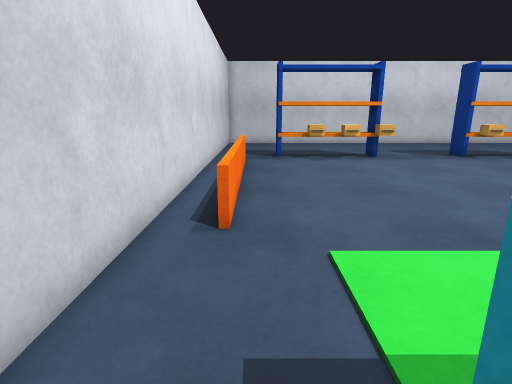
View 1 (above)

22 first-person views from a walk through a Gazebo world. The camera is 1.2 m above the floor, tilts 14° down and sees 80° across. The floor is counted in squares, 0.5 m on a side. Each view is taken from the middle of a square. On the plan, view 1 faces up. The plan holds only what a view shows up to about 18 squares ahead; the rest is blank. The robots in the file are not drawn.

View 2
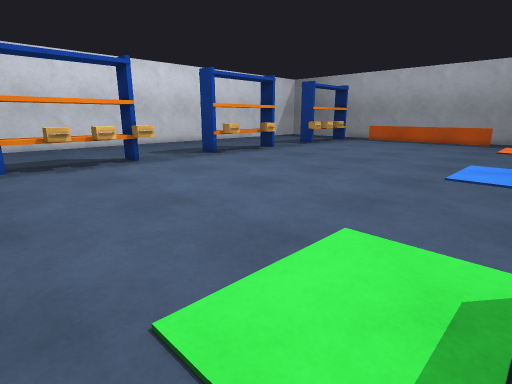

View 3
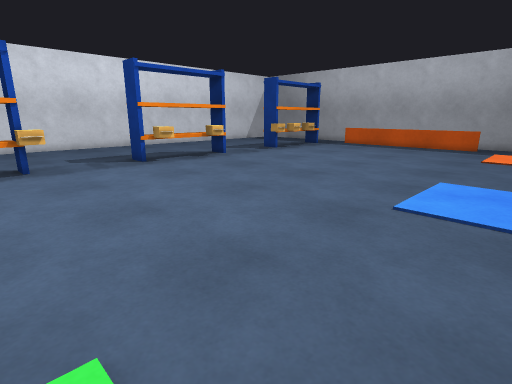

View 4
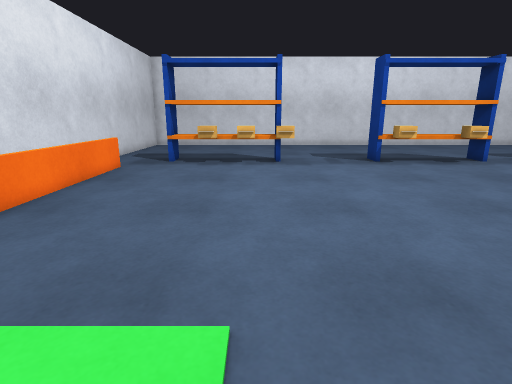

View 5
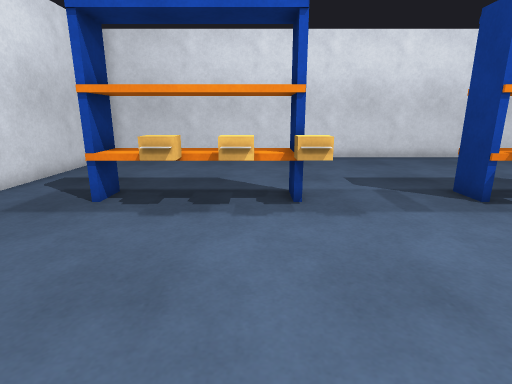

View 6
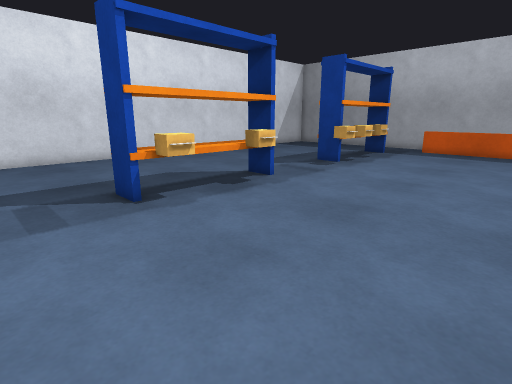

View 7
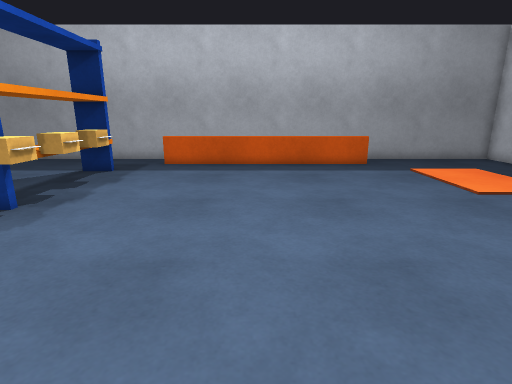

View 8
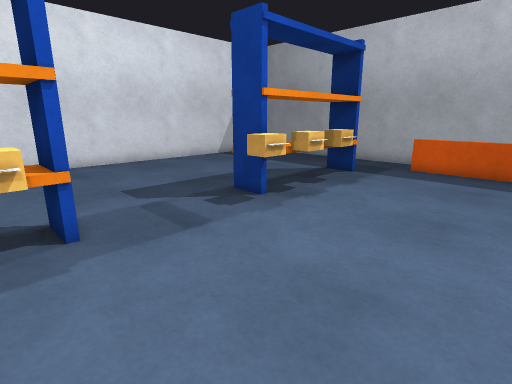

View 9
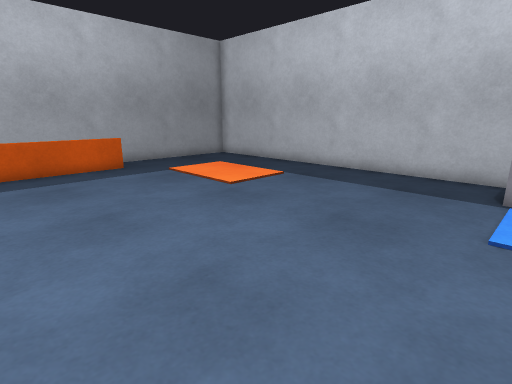

View 10
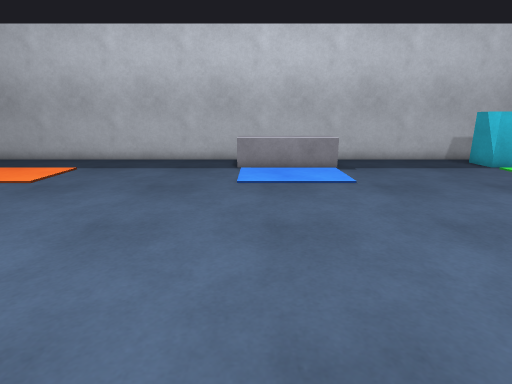

View 11
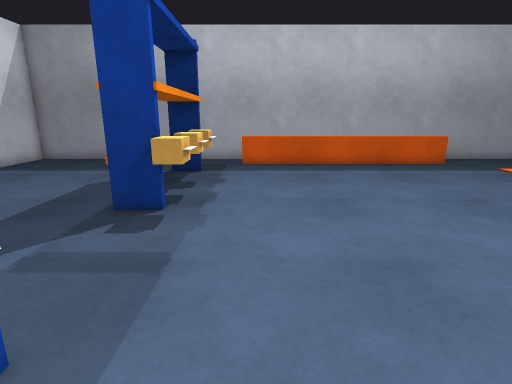

View 12
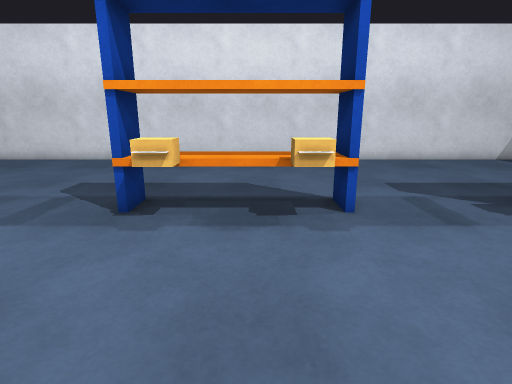

View 13
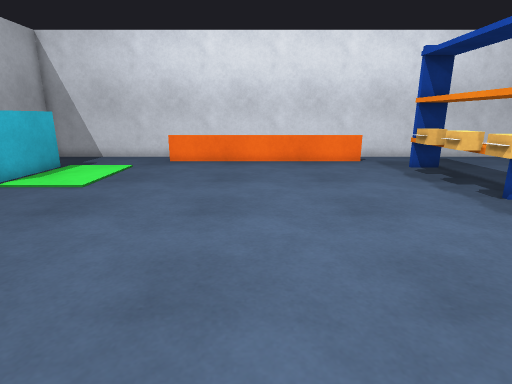

View 14
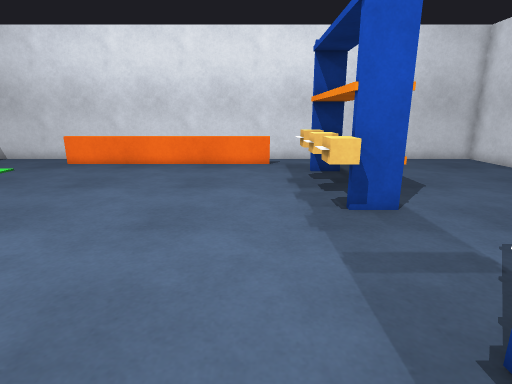

View 15
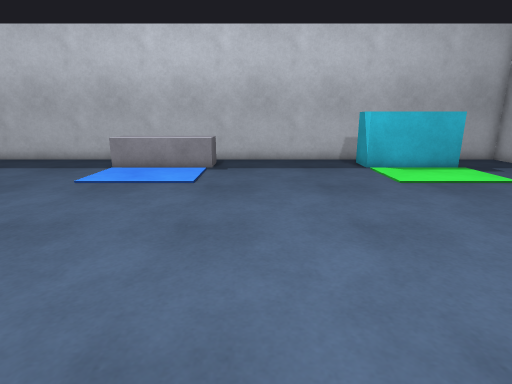

View 16
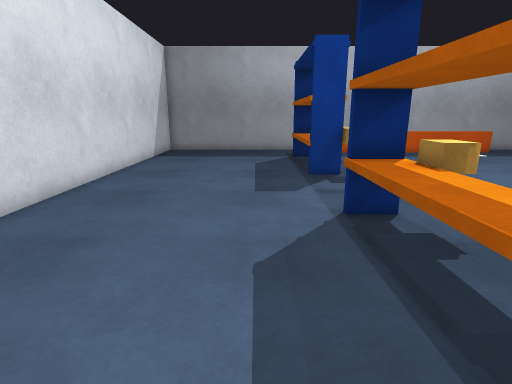

View 17
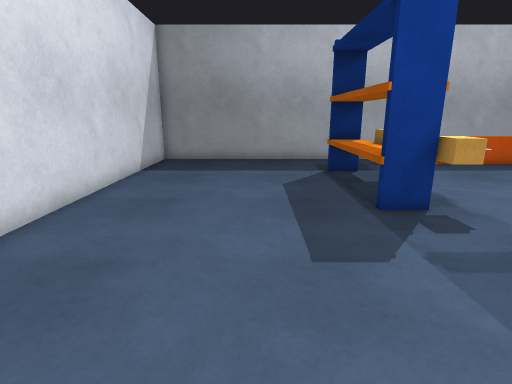

View 18
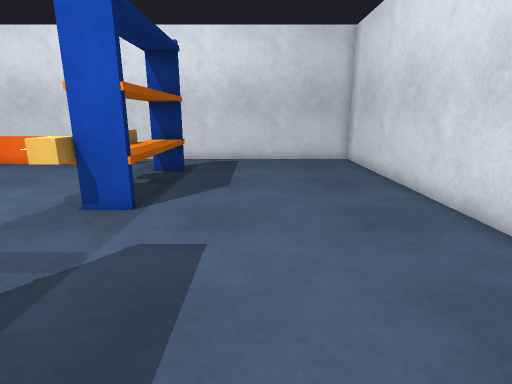

View 19
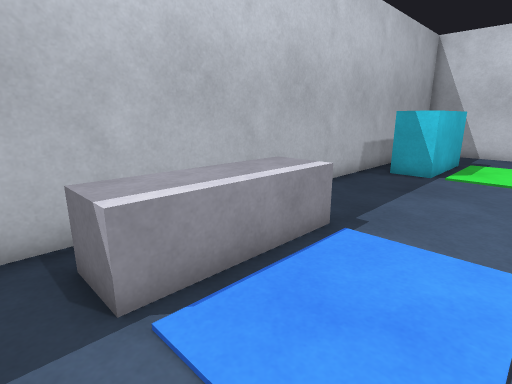

View 20
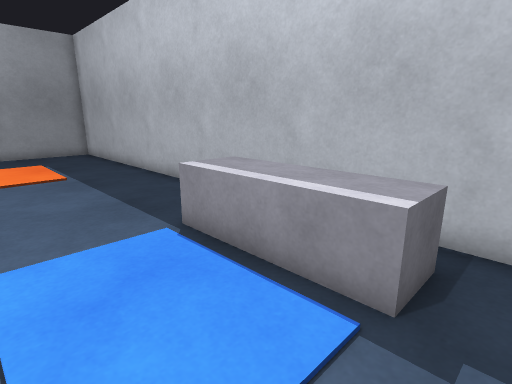

View 21
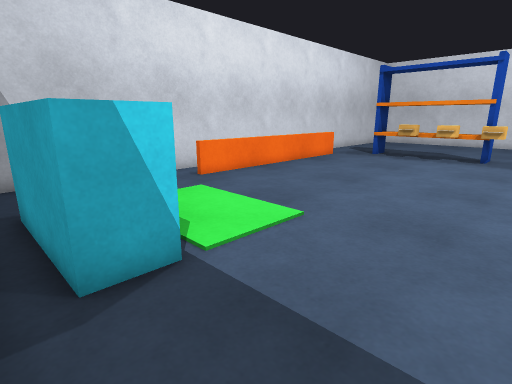

View 22
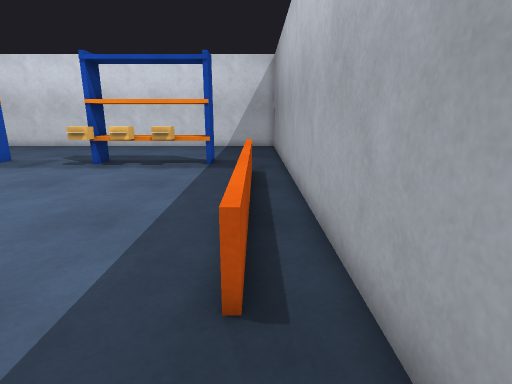

### Floor plan
Points are (right, up) in squares from view 1. A wall is a line through its corners. A room is listed if a view was taken in it or the views show most of it. See-through windows are left out.
Room 1 (views 1, 2, 3, 4, 5, 6, 7, 8, 9, 10, 11, 12, 13, 14, 15, 16, 17, 18, 19, 20, 21, 22)
walls: (33.5, -1.2) (33.5, 28.2) (-2.4, 28.2) (-2.4, -1.2) (33.5, -1.2)
objects: barrier (-1, 7) to (-1, 16); cyan box (2, 0) to (5, 1); rack (2, 18) to (7, 20); other object (8, 18); grey box (13, 0) to (18, 1); rack (13, 18) to (18, 20); other object (23, 18); rack (24, 18) to (29, 20); barrier (32, 7) to (32, 16)

Positions as (right, up) in squares from view 1, and headings:
1: (0, 0), facing up
2: (0, 2), facing up-right
3: (5, 2), facing up-right
4: (6, 2), facing up
5: (6, 10), facing up
6: (9, 10), facing up-right
7: (16, 12), facing right
8: (17, 12), facing up-right
9: (17, 12), facing down-right
10: (17, 16), facing down
11: (16, 16), facing right
12: (16, 11), facing up
13: (16, 11), facing left
14: (15, 16), facing left
15: (11, 16), facing down
16: (11, 22), facing right
17: (16, 23), facing right
18: (15, 23), facing left
19: (19, 5), facing down-left
20: (12, 5), facing down-right
21: (10, -1), facing up-left
22: (32, 3), facing up
